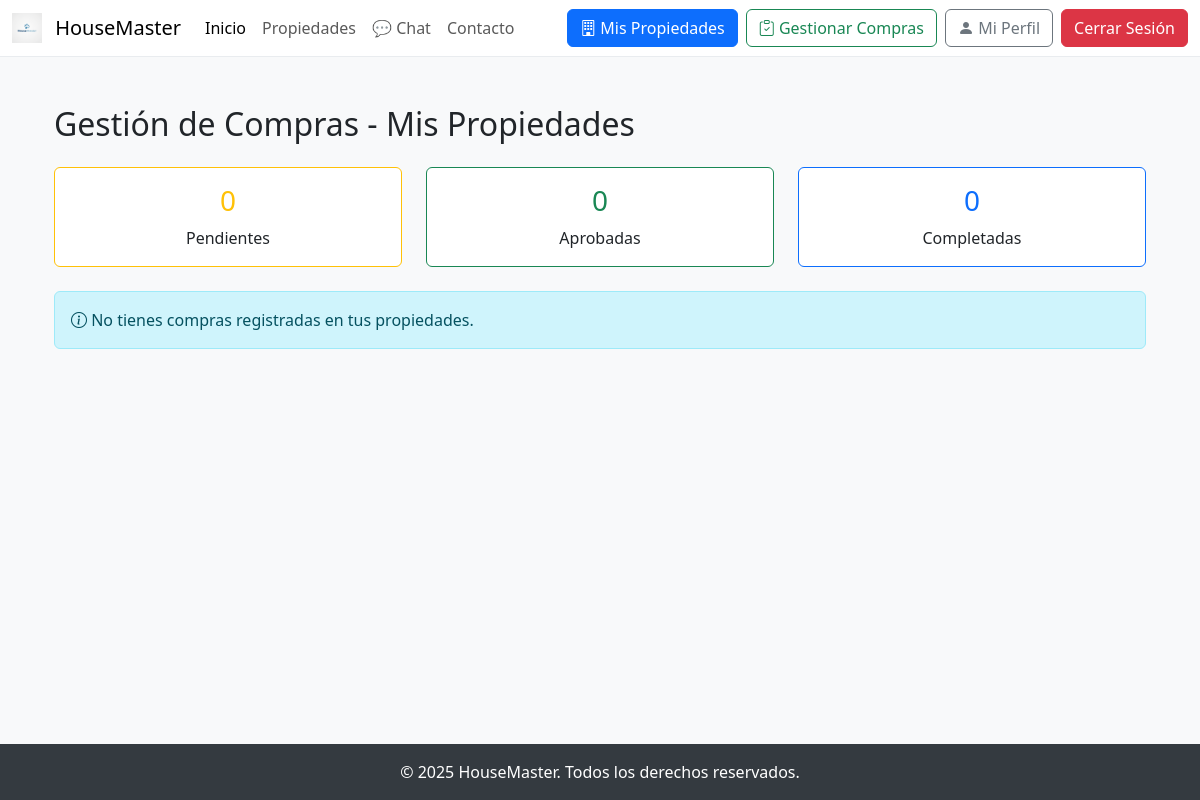
/purchases/agent/purchases/ (signed in), run on an earlier commit of the app's database.
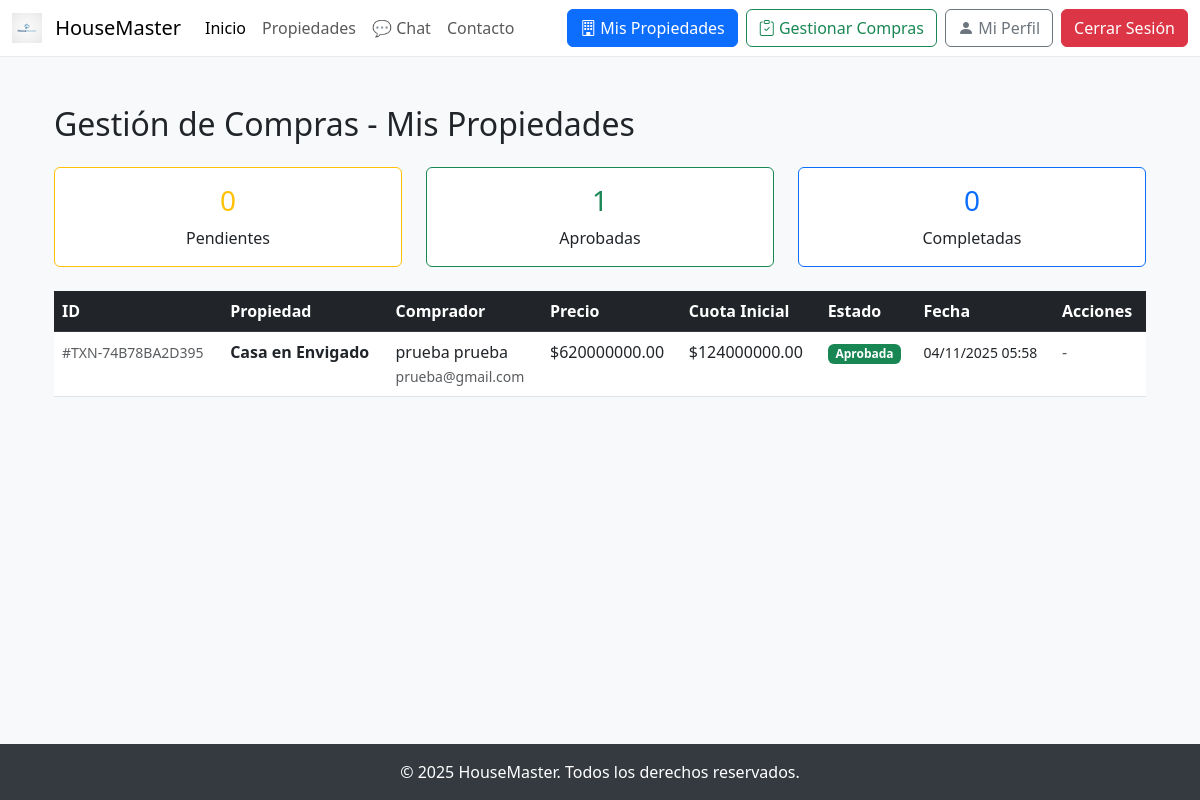
And on a later commit of the database.
### purchases/models.py (models this page shows, shortened)
class Purchase(models.Model):
    STATUS_PENDING = 'pending'
    STATUS_APPROVED = 'approved'
    STATUS_REJECTED = 'rejected'
    STATUS_COMPLETED = 'completed'
    STATUS_CANCELLED = 'cancelled'
    STATUS_CHOICES = [
        (STATUS_PENDING, 'Pendiente'),
        (STATUS_APPROVED, 'Aprobada'),
        (STATUS_REJECTED, 'Rechazada'),
        (STATUS_COMPLETED, 'Completada'),
        (STATUS_CANCELLED, 'Cancelada'),
    ]
    PAYMENT_CREDIT_CARD = 'credit_card'
    PAYMENT_DEBIT_CARD = 'debit_card'
    PAYMENT_BANK_TRANSFER = 'bank_transfer'
    PAYMENT_CASH = 'cash'
    PAYMENT_MORTGAGE = 'mortgage'
    PAYMENT_CHOICES = [
        (PAYMENT_CREDIT_CARD, 'Tarjeta de Crédito'),
        (PAYMENT_DEBIT_CARD, 'Tarjeta de Débito'),
        (PAYMENT_BANK_TRANSFER, 'Transferencia Bancaria'),
        (PAYMENT_CASH, 'Efectivo'),
        (PAYMENT_MORTGAGE, 'Hipoteca'),
    ]
    buyer = models.ForeignKey(
        User,
        on_delete=models.CASCADE,
        related_name='purchases',
        verbose_name='Comprador'
    )
    property = models.ForeignKey(
        Property,
        on_delete=models.PROTECT,
        related_name='purchases',
        verbose_name='Propiedad'
    )
    purchase_price = models.DecimalField(
        max_digits=12,
        decimal_places=2,
        verbose_name='Precio de compra',
        help_text='Precio final acordado para la compra'
    )
    down_payment = models.DecimalField(
        max_digits=12,
        decimal_places=2,
        default=Decimal('0'),
        verbose_name='Cuota inicial',
        help_text='Monto de la cuota inicial'
    )
    payment_method = models.CharField(
        max_length=20,
        choices=PAYMENT_CHOICES,
        verbose_name='Método de pago'
    )
    status = models.CharField(
        max_length=20,
        choices=STATUS_CHOICES,
        default=STATUS_PENDING,
        verbose_name='Estado'
    )
    notes = models.TextField(
        blank=True,
        verbose_name='Notas',
        help_text='Notas adicionales sobre la compra'
    )
    transaction_id = models.CharField(
        max_length=100,
        blank=True,
        verbose_name='ID de transacción'
    )
    payment_confirmation = models.CharField(
        max_length=200,
        blank=True,
        verbose_name='Confirmación de pago'
    )
    created_at = models.DateTimeField(auto_now_add=True, verbose_name='Fecha de creación')
    updated_at = models.DateTimeField(auto_now=True, verbose_name='Última actualización')
    completed_at = models.DateTimeField(
        null=True,
        blank=True,
        verbose_name='Fecha de completado'
    )
    class Meta:
        verbose_name = 'Compra'
        verbose_name_plural = 'Compras'
        ordering = ['-created_at']
        indexes = [
            models.Index(fields=['buyer', 'status']),
            models.Index(fields=['property', 'status']),
            models.Index(fields=['status', '-created_at']),
        ]

### property/models.py (models this page shows, shortened)
class Property(models.Model):
    TYPE_SALE = 'Venta'
    TYPE_RENT = 'Arriendo'
    TYPE_CHOICES = [
        (TYPE_SALE, 'Venta'),
        (TYPE_RENT, 'Arriendo'),
    ]
    STATUS_AVAILABLE = 'Disponible'
    STATUS_SOLD = 'Vendida'
    STATUS_RENTED = 'Arrendada'
    STATUS_RESERVED = 'Reservada'
    STATUS_CHOICES = [
        (STATUS_AVAILABLE, 'Disponible'),
        (STATUS_SOLD, 'Vendida'),
        (STATUS_RENTED, 'Arrendada'),
        (STATUS_RESERVED, 'Reservada'),
    ]
    agent = models.ForeignKey(User, on_delete=models.SET_NULL, null=True, related_name='properties')
    title = models.CharField(max_length=200)
    description = models.TextField()
    price = models.DecimalField(max_digits=12, decimal_places=2)
    type = models.CharField(max_length=100, choices=TYPE_CHOICES)
    area = models.FloatField()
    rooms = models.IntegerField()
    bathrooms = models.IntegerField()
    status = models.CharField(max_length=50, choices=STATUS_CHOICES, default=STATUS_AVAILABLE)
    city = models.CharField(max_length=100)
    department = models.CharField(max_length=100)
    address = models.CharField(max_length=255, unique=True)
    created_at = models.DateTimeField(auto_now_add=True)
    image = models.ImageField(upload_to='properties/', blank=True, null=True)
    class Meta:
        verbose_name = 'Propiedad'
        verbose_name_plural = 'Propiedades'
        ordering = ['-created_at']
        indexes = [
            models.Index(fields=['city', 'type']),
            models.Index(fields=['status', 'price']),
        ]

### purchases/views.py (the view)
# urls.py: path('agent/purchases/', views.agent_purchases, name='agent_purchases'),
@login_required
def agent_purchases(request):
    purchases = Purchase.objects.filter(
        property__agent=request.user
    ).select_related('buyer', 'property').order_by('-created_at')
    pending_count = purchases.filter(status=Purchase.STATUS_PENDING).count()
    approved_count = purchases.filter(status=Purchase.STATUS_APPROVED).count()
    completed_count = purchases.filter(status=Purchase.STATUS_COMPLETED).count()
    context = {
        'purchases': purchases,
        'pending_count': pending_count,
        'approved_count': approved_count,
        'completed_count': completed_count,
    }
    return render(request, 'purchases/agent_purchases.html', context)

### purchases/templates/purchases/agent_purchases.html (shortened to what the changed rows need)
{% extends 'base.html' %}
{% block content %}
<div class="container mt-5">
    <h2 class="mb-4">Gestión de Compras - Mis Propiedades</h2>
    <div class="row mb-4">
        <div class="col-md-4">
        </div>
        <div class="col-md-4">
            <div class="card border-success">
                <div class="card-body text-center">
                    <h3 class="text-success">{{ approved_count }}</h3>
                    <p class="mb-0">Aprobadas</p>
                </div>
            </div>
        </div>
        <div class="col-md-4">
        </div>
    </div>
    {% if purchases %}
        <div class="table-responsive">
            <table class="table table-hover">
                <thead class="table-dark">
                    <tr>
                        <th>ID</th>
                        <th>Propiedad</th>
                        <th>Comprador</th>
                        <th>Precio</th>
                        <th>Cuota Inicial</th>
                        <th>Estado</th>
                        <th>Fecha</th>
                        <th>Acciones</th>
                    </tr>
                </thead>
                <tbody>
                    {% for purchase in purchases %}
                    <tr>
                        <td>
                            <small class="text-muted">#{{ purchase.transaction_id|default:"---" }}</small>
                        </td>
                        <td>
                            <strong>{{ purchase.property.title }}</strong><br>
                        </td>
                        <td>
                            {{ purchase.buyer.get_full_name|default:purchase.buyer.username }}<br>
                            <small class="text-muted">{{ purchase.buyer.email }}</small>
                        </td>
                        <td>${{ purchase.purchase_price|floatformat:2 }}</td>
                        <td>${{ purchase.down_payment|floatformat:2 }}</td>
                        <td>
                            {% if purchase.status == 'pending' %}
                                <span class="badge bg-warning">Pendiente</span>
                            {% elif purchase.status == 'approved' %}
                                <span class="badge bg-success">Aprobada</span>
                            {% elif purchase.status == 'completed' %}
                                <span class="badge bg-primary">Completada</span>
                            {% elif purchase.status == 'cancelled' %}
                                <span class="badge bg-danger">Cancelada</span>
                            {% elif purchase.status == 'rejected' %}
                                <span class="badge bg-dark">Rechazada</span>
                            {% endif %}
                        </td>
                        <td>
                            <small>{{ purchase.created_at|date:"d/m/Y H:i" }}</small>
                        </td>
                        <td>
                            {% if purchase.status == 'pending' %}
                                <div class="btn-group btn-group-sm" role="group">
                                    <a href="{% url 'approve_purchase' purchase.id %}"
                                       class="btn btn-success"
                                       title="Aprobar">
                                        <i class="bi bi-check-circle"></i> Aprobar
                                    </a>
                                    <a href="{% url 'reject_purchase' purchase.id %}"
                                       class="btn btn-danger"
                                       title="Rechazar">
                                        <i class="bi bi-x-circle"></i> Rechazar
                                    </a>
                                </div>
                            {% else %}
                                <span class="text-muted">-</span>
                            {% endif %}
                        </td>
                    </tr>
                    {% endfor %}
                </tbody>
            </table>
        </div>
    {% else %}
        <div class="alert alert-info">
            <i class="bi bi-info-circle"></i> No tienes compras registradas en tus propiedades.
        </div>
    {% endif %}
</div>
{% endblock %}

What changed in the data, as far as the page shows it:
added Purchase: transaction_id "TXN-74B78BA2D395", property "Casa en Envigado", buyer.get_full_name "prueba prueba", buyer.email "prueba@gmail.com", purchase_price "620000000.00", down_payment "124000000.00", status "Aprobada", created_at "04/11/2025 05:58"
Also different on the page:
{{ approved_count }}: "0" → "1"
text no longer shown: "No tienes compras registradas en tus propiedades."
text now shown: "ID Propiedad Comprador Precio Cuota Inicial Estado Fecha Acciones"
